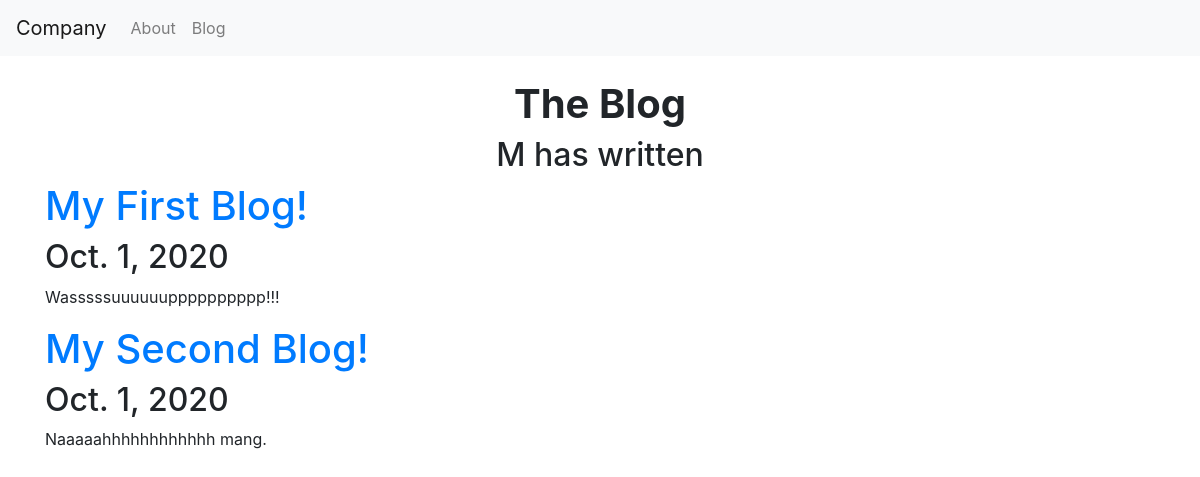
The page /blog/ on the database as committed earlier.
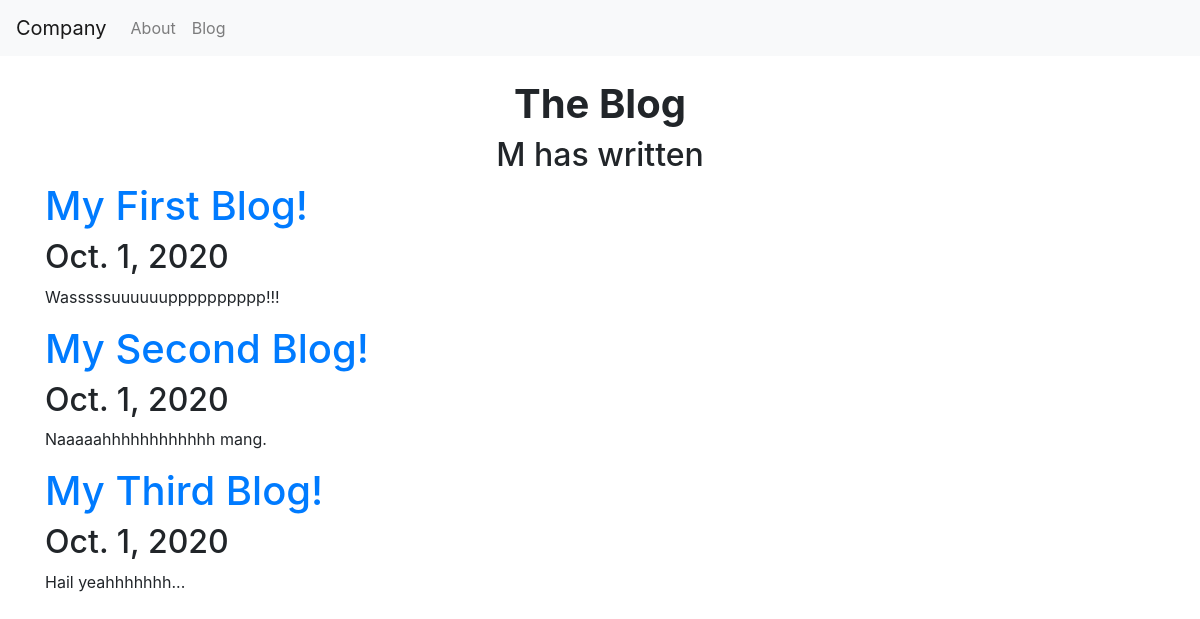
The same page on the database as committed later.
### blog/models.py (models this page shows)
class Blog(models.Model):
    title = models.CharField(max_length = 3000)
    postDate = models.DateField()
    text = models.TextField()

### blog/views.py (the view)
# urls.py: path('', views.all_blogs, name = 'all_blogs'),
def all_blogs(request):
    blogs = Blog.objects.order_by('-postDate')[:5]
    return render(request, 'blog/all_blogs.html', {'blogs':blogs})

### blog/templates/blog/all_blogs.html (shortened to what this page needs)
<!DOCTYPE html>
<html>
	<head>
		<link rel="stylesheet" href="https://stackpath.bootstrapcdn.com/bootstrap/4.5.2/css/bootstrap.min.css">
	</head>
	<body>
		<nav class="navbar navbar-expand-lg navbar-light bg-light">
			<a class="navbar-brand" href="{% url 'home:index' %}">Company</a>
		  <div class="collapse navbar-collapse" id="navbarNavAltMarkup">
		    <div class="navbar-nav">
		      <a class="nav-link" href="{% url 'about' %}">About</a>
		      <a class="nav-link" href="{% url 'blog:all_blogs' %}">Blog</a>
		    </div>
		  </div>
		</nav><br>
		<div class="container text-center">
			<h1><b>The Blog</b></h1>
			<h2>M has written </h2>
		</div>
		<div class="container">
			{% for blog in blogs %}
			<a href="{% url 'blog:detail' blog.id %}"><h1>{{ blog.title }}</h1></a>
			<h2>{{ blog.postDate }}</h2>
			<p>{{ blog.text }}</p>
			{% endfor %}
		</div>
	</body>
</html>

Rows that differ between the two databases and show on the page:
added Blog: title "My Third Blog!", postDate "Oct. 1, 2020", text "Hail yeahhhhhhh..."
